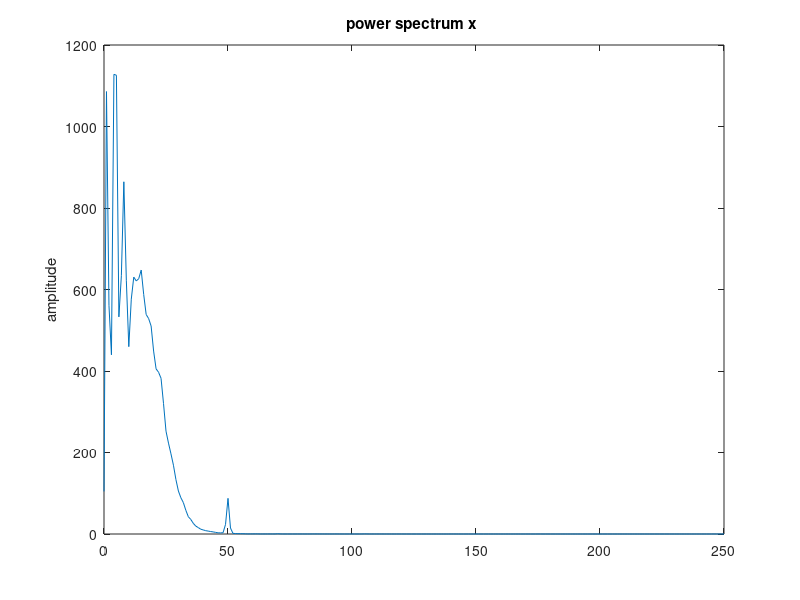
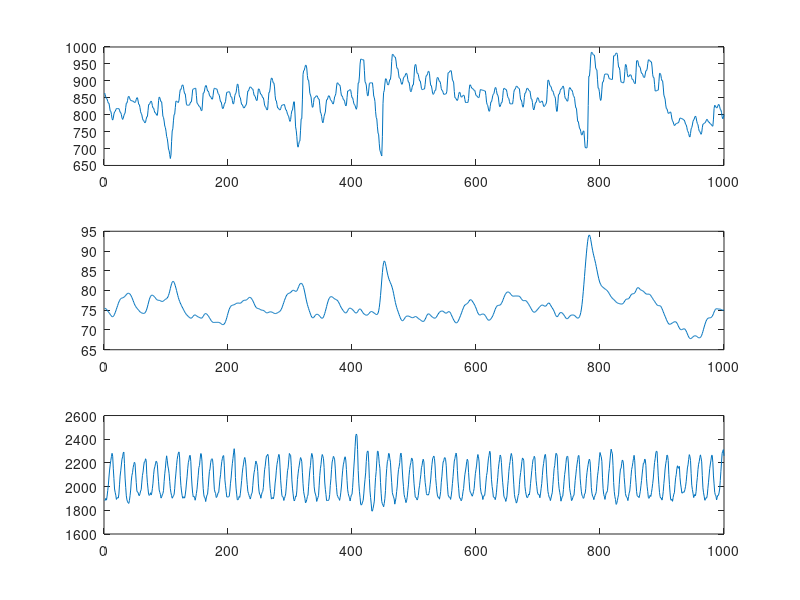
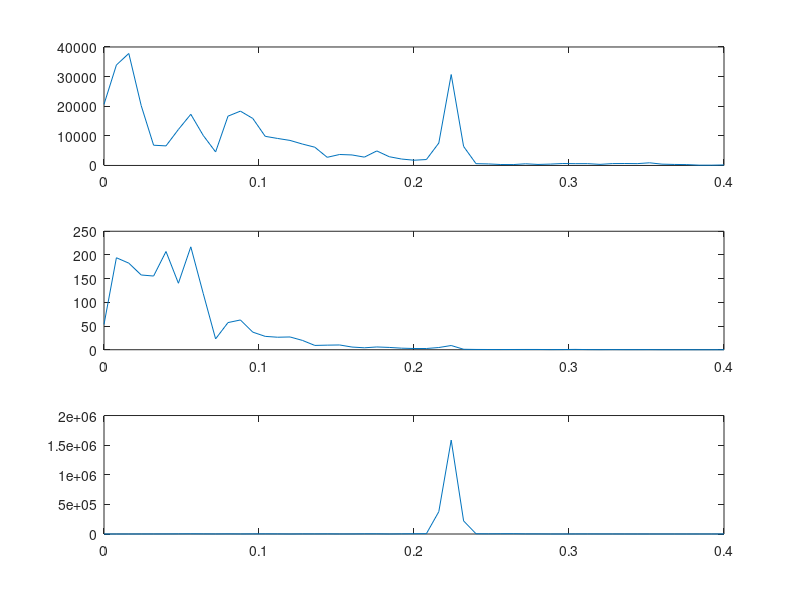
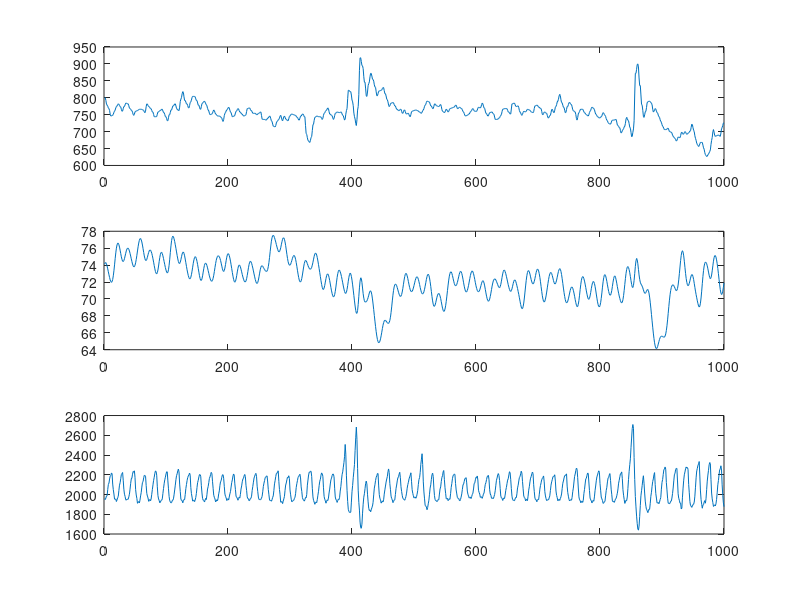

Recreate these plots in MATLAB, in order. (Note: this script raises an error after producing the figures.)
%%Lab 2 : 
close all;
clear all;
clc;
%%Experiment 1 : 
file1 = load('ecg.dat');
figure();
pwelch(file1,500,[], [], 500);%%(we can see that we have a pic at 50 hz : 50 hz interference. ) :It's the best signal representation (500 it's enough to have a good representation)
%%Experiment 2 : 
load heart_1.dat;
RR=heart_1(:,1);
BP=heart_1(:,2);
Resp=heart_1(:,3);
figure();
subplot(3, 1, 1);
plot(RR);
subplot(3, 1, 2);
plot(BP);
subplot(3, 1, 3);
plot(Resp);
[P, f] = pwelch(RR-mean(RR), 500, [], [], 4);
Ind = find(f<=0.4);
figure();
subplot(311)
plot(f(Ind), P(Ind));
[P, f] = pwelch(BP-mean(BP), 500, [], [], 4);
Ind = find(f<=0.4);
subplot(312)
plot(f(Ind), P(Ind));
[P, f] = pwelch(Resp-mean(Resp), 500, [], [], 4);
Ind = find(f<=0.4);
subplot(313)
plot(f(Ind), P(Ind));
%%heart 2

load heart_2.dat
RR2=heart_2(:,1);
BP2=heart_2(:,2);
Resp2=heart_2(:,3);
figure();
subplot(3, 1, 1);
plot(RR2);
subplot(3, 1, 2);
plot(BP2);
subplot(3, 1, 3);
plot(Resp2);
[P, f] = pwelch(RR2-mean(RR2), 500, [], [],4);
Ind = find(f<=0.4);
figure();
subplot(311)
plot(f(Ind), P(Ind));
[P, f] = pwelch(BP2-mean(BP), 500, [], [], 4);
Ind = find(f<=0.4);
subplot(312)
plot(f(Ind), P(Ind));
[P, f] = pwelch(Resp-mean(Resp), 500, [], [], 4);
Ind = find(f<=0.4);
subplot(313)
plot(f(Ind), P(Ind));

%%Exp2 : 2.2 : 
fe = 4;
[P, f] = pwelch(RR-mean(RR), 500, [], [], 4);
Puis = (fe/length(P))*sum(P(find((f>=0.04)&(f<0.15))));
[P, f] = pwelch(RR2-mean(RR2), 500, [], [], 4);
Puis2 = (fe/length(P))*sum(P(find((f>=0.04)&(f<0.15))));
diff = (Puis2-Puis);

%%The difference between these two RR-interval signal power is very
%%important. Then, we can see that drinking alcohols slowed the heart beats
%% and the difference betwwen the rr-intervals at these frequencies is equal to -1.904848638230817e+03 (rr_after alcohols -rr_before alcohols)

%%Exp 2.3 : 
RR_resamp =  resample(RR-mean(RR), 2, 4);
[N,wn]=cheb1ord(0.04,0.05,0.5,20);
[b1,a1] = cheby1(N,0.5,wn);
Y1= filtfilt(b1, a1, RR_resamp);
[N,wn]=cheb1ord([0.05 0.14],[0.03 0.16],0.5,20);
[b2,a2] = cheby1(N,0.5,wn);
Y2= filtfilt(b2, a2, RR_resamp);
[N,wn]=cheb1ord([0.16 0.39],[0.14 0.41],0.5,20);
[b3,a3] = cheby1(N,0.5,wn);
Y3= filtfilt(b3, a3, RR_resamp);
figure();
hold on;
subplot(411);
plot(RR_resamp);
subplot(412);
plot(Y1);
subplot(413);
plot(Y2);
subplot(414);
plot(Y3);

%%Exp 2.4 :
BP_resamp =  resample(BP-mean(BP), 2, 4);
[N,wn]=cheb1ord(0.04,0.05,0.5,20);
[b1,a1] = cheby1(N,0.5,wn);
Y1= filtfilt(b1, a1, BP_resamp);
[N,wn]=cheb1ord([0.05 0.14],[0.03 0.16],0.5,20);
[b2,a2] = cheby1(N,0.5,wn);
Y2= filtfilt(b2, a2, BP_resamp);
[N,wn]=cheb1ord([0.16 0.39],[0.14 0.41],0.5,20);
[b3,a3] = cheby1(N,0.5,wn);
Y3= filtfilt(b3, a3, BP_resamp);
BP2_resamp =  resample(BP2-mean(BP2), 2, 4);
[N,wn]=cheb1ord(0.04,0.05,0.5,20);
[b1,a1] = cheby1(N,0.5,wn);
Y1= filtfilt(b1, a1, BP2_resamp);
[N,wn]=cheb1ord([0.05 0.14],[0.03 0.16],0.5,20);
[b2,a2] = cheby1(N,0.5,wn);
Y2= filtfilt(b2, a2, BP2_resamp);
[N,wn]=cheb1ord([0.16 0.39],[0.14 0.41],0.5,20);
[b3,a3] = cheby1(N,0.5,wn);
Y3= filtfilt(b3, a3, BP2_resamp);
[P1, f1] = pwelch( BP_resamp, 500, [], [], 2);
[P2, f2] = pwelch( BP2_resamp, 500, [], [], 2);
figure();
plot([0.4/103:0.4/103:0.4], xcorr(P1(find(f<=0.4)), P2(find(f<=0.4))));